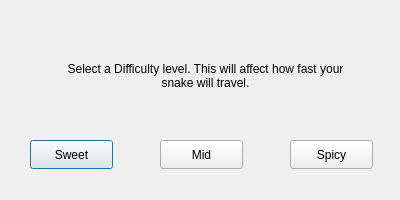
<?xml version="1.0" encoding="UTF-8"?>
<ui version="4.0">
 <class>Difficulty_Select</class>
 <widget class="QDialog" name="Difficulty_Select">
  <property name="geometry">
   <rect>
    <x>0</x>
    <y>0</y>
    <width>400</width>
    <height>200</height>
   </rect>
  </property>
  <property name="windowTitle">
   <string>Dialog</string>
  </property>
  <widget class="QLabel" name="label">
   <property name="geometry">
    <rect>
     <x>50</x>
     <y>50</y>
     <width>311</width>
     <height>51</height>
    </rect>
   </property>
   <property name="text">
    <string>Select a Difficulty level. This will affect how fast your snake will travel.</string>
   </property>
   <property name="alignment">
    <set>Qt::AlignCenter</set>
   </property>
   <property name="wordWrap">
    <bool>true</bool>
   </property>
  </widget>
  <widget class="QPushButton" name="Sweet_Button">
   <property name="geometry">
    <rect>
     <x>30</x>
     <y>140</y>
     <width>83</width>
     <height>29</height>
    </rect>
   </property>
   <property name="text">
    <string>Sweet</string>
   </property>
  </widget>
  <widget class="QPushButton" name="Mid_Button">
   <property name="geometry">
    <rect>
     <x>160</x>
     <y>140</y>
     <width>83</width>
     <height>29</height>
    </rect>
   </property>
   <property name="text">
    <string>Mid</string>
   </property>
  </widget>
  <widget class="QPushButton" name="Spicy_Button">
   <property name="geometry">
    <rect>
     <x>290</x>
     <y>140</y>
     <width>83</width>
     <height>29</height>
    </rect>
   </property>
   <property name="text">
    <string>Spicy</string>
   </property>
  </widget>
 </widget>
 <resources/>
 <connections/>
</ui>
